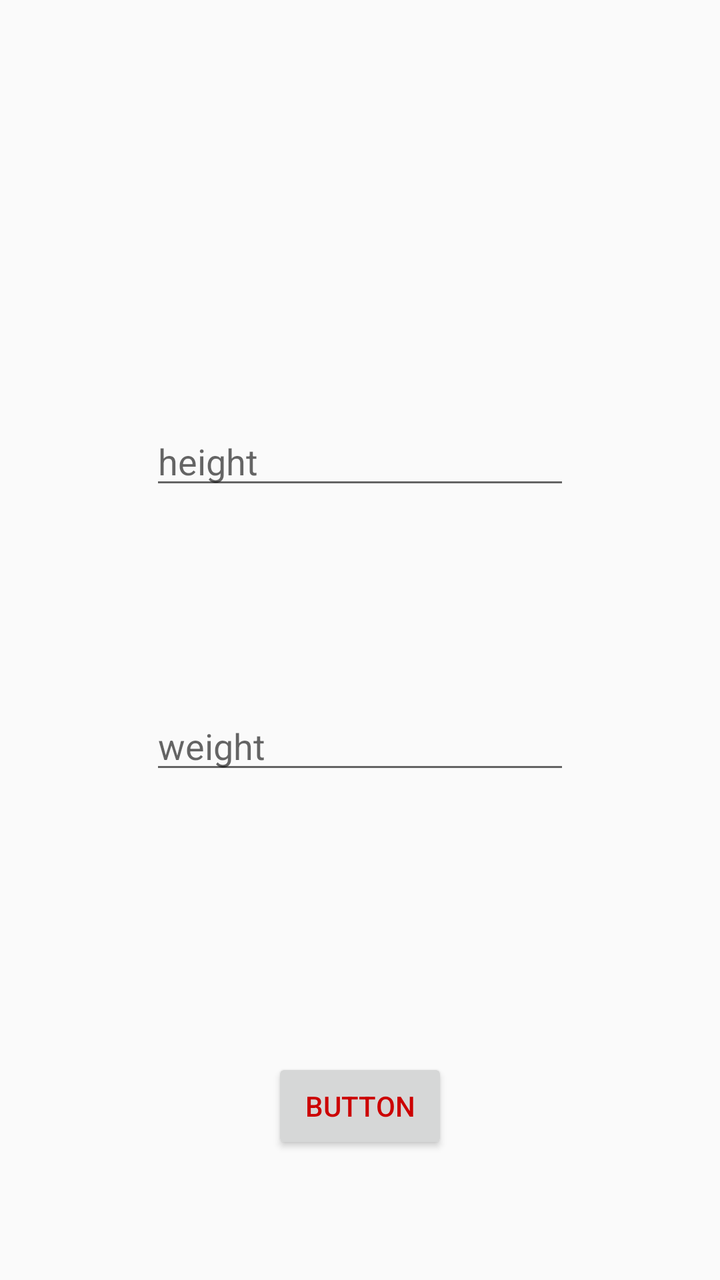
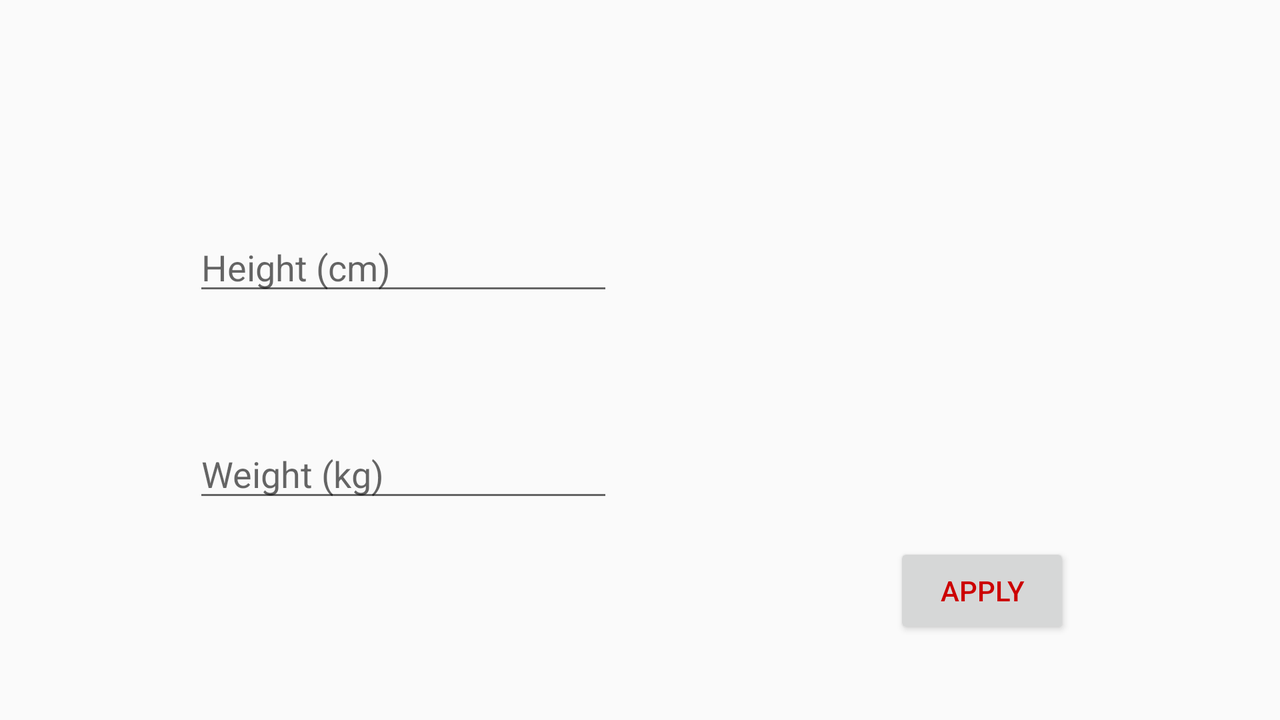

First picture: res/layout/ on a phone held upright. Second picture: the repository's own variant of that layout, on a device whose configuration matches the variant's folder. Source for both follows.
<!-- AndroidManifest.xml: application theme AppTheme -->
<!-- res/layout/activity_bmi.xml -->
<?xml version="1.0" encoding="utf-8"?>
<androidx.constraintlayout.widget.ConstraintLayout xmlns:android="http://schemas.android.com/apk/res/android"
    xmlns:app="http://schemas.android.com/apk/res-auto"
    xmlns:tools="http://schemas.android.com/tools"
    android:layout_width="match_parent"
    android:layout_height="match_parent"
    tools:context=".BmiActivity">

    <EditText
        android:id="@+id/heightId"
        android:layout_width="wrap_content"
        android:layout_height="wrap_content"
        android:ems="10"
        android:hint="height"
        android:inputType="number"
        app:layout_constraintBottom_toBottomOf="parent"
        app:layout_constraintEnd_toEndOf="parent"
        app:layout_constraintStart_toStartOf="parent"
        app:layout_constraintTop_toTopOf="parent"
        app:layout_constraintVertical_bias="0.348" />

    <EditText
        android:id="@+id/weightId"
        android:layout_width="wrap_content"
        android:layout_height="wrap_content"
        android:layout_marginTop="101dp"
        android:ems="10"
        android:hint="weight"
        android:inputType="number"
        app:layout_constraintBottom_toBottomOf="parent"
        app:layout_constraintEnd_toEndOf="parent"
        app:layout_constraintStart_toStartOf="parent"
        app:layout_constraintTop_toBottomOf="@+id/heightId"
        app:layout_constraintVertical_bias="0.0" />

    <TextView
        android:id="@+id/bmiShow"
        android:layout_width="wrap_content"
        android:layout_height="wrap_content"
        app:layout_constraintBottom_toTopOf="@+id/heightId"
        app:layout_constraintEnd_toEndOf="parent"
        app:layout_constraintHorizontal_bias="0.498"
        app:layout_constraintStart_toStartOf="parent"
        app:layout_constraintTop_toTopOf="parent"
        app:layout_constraintVertical_bias="0.722" />

    <Button
        android:id="@+id/bmiApplyButton"
        android:layout_width="wrap_content"
        android:layout_height="wrap_content"
        android:layout_marginTop="74dp"
        android:onClick="bmiButton"
        android:text="Button"
        app:layout_constraintBottom_toBottomOf="parent"
        app:layout_constraintEnd_toEndOf="parent"
        app:layout_constraintStart_toStartOf="parent"
        app:layout_constraintTop_toBottomOf="@+id/weightId" />

</androidx.constraintlayout.widget.ConstraintLayout>
<!-- resources referenced by this layout -->
<resources>
  <style name="AppTheme" parent="Theme.AppCompat.Light.NoActionBar">
          
          <item name="colorPrimary">@color/colorPrimary</item>
          <item name="colorPrimaryDark">@color/colorPrimaryDark</item>
          <item name="colorAccent">@color/colorAccent</item>
  
          <item name="android:textColorPrimary">@android:color/holo_red_dark</item>
  
      </style>
  <color name="colorPrimary">#6200EE</color>
  <color name="colorPrimaryDark">#3700B3</color>
  <color name="colorAccent">#03DAC5</color>
</resources>
<!-- res/layout-land/activity_bmi.xml (the repository's variant of the layout above) -->
<!-- drawn on the phone turned sideways -->
<?xml version="1.0" encoding="utf-8"?>
<androidx.constraintlayout.widget.ConstraintLayout xmlns:android="http://schemas.android.com/apk/res/android"
    xmlns:app="http://schemas.android.com/apk/res-auto"
    xmlns:tools="http://schemas.android.com/tools"
    android:layout_width="match_parent"
    android:layout_height="match_parent"
    tools:context=".BmiActivity">

    <EditText
        android:id="@+id/heightId"
        android:layout_width="wrap_content"
        android:layout_height="wrap_content"
        android:ems="10"
        android:hint="@string/height"
        android:inputType="number"
        app:layout_constraintBottom_toBottomOf="parent"
        app:layout_constraintEnd_toEndOf="parent"
        app:layout_constraintHorizontal_bias="0.225"
        app:layout_constraintStart_toStartOf="parent"
        app:layout_constraintTop_toTopOf="parent"
        app:layout_constraintVertical_bias="0.349" />

    <EditText
        android:id="@+id/weightId"
        android:layout_width="wrap_content"
        android:layout_height="wrap_content"
        android:ems="10"
        android:hint="@string/weight"
        android:inputType="number"
        app:layout_constraintBottom_toBottomOf="parent"
        app:layout_constraintEnd_toEndOf="parent"
        app:layout_constraintHorizontal_bias="0.225"
        app:layout_constraintStart_toStartOf="parent"
        app:layout_constraintTop_toBottomOf="@+id/heightId"
        app:layout_constraintVertical_bias="0.373" />

    <TextView
        android:id="@+id/bmiShow"
        android:layout_width="wrap_content"
        android:layout_height="wrap_content"
        app:layout_constraintBottom_toBottomOf="parent"
        app:layout_constraintEnd_toEndOf="parent"
        app:layout_constraintHorizontal_bias="0.679"
        app:layout_constraintStart_toStartOf="parent"
        app:layout_constraintTop_toTopOf="parent"
        app:layout_constraintVertical_bias="0.441" />

    <Button
        android:id="@+id/bmiApplyButton"
        android:layout_width="wrap_content"
        android:layout_height="wrap_content"
        android:onClick="bmiButton"
        android:text="@string/apply"
        app:layout_constraintBottom_toBottomOf="parent"
        app:layout_constraintEnd_toEndOf="parent"
        app:layout_constraintHorizontal_bias="0.81"
        app:layout_constraintStart_toStartOf="parent"
        app:layout_constraintTop_toBottomOf="@+id/bmiShow"
        app:layout_constraintVertical_bias="0.715" />

</androidx.constraintlayout.widget.ConstraintLayout>
<!-- resources referenced by the variant -->
<!-- as the phone turned sideways resolves them -->
<resources>
  <string name="apply">Apply</string>
  <string name="height">Height (cm)</string>
  <string name="weight">Weight (kg)</string>
  <style name="AppTheme" parent="Theme.AppCompat.Light.NoActionBar">
          
          <item name="colorPrimary">@color/colorPrimary</item>
          <item name="colorPrimaryDark">@color/colorPrimaryDark</item>
          <item name="colorAccent">@color/colorAccent</item>
  
          <item name="android:textColorPrimary">@android:color/holo_red_dark</item>
  
      </style>
  <color name="colorPrimary">#6200EE</color>
  <color name="colorPrimaryDark">#3700B3</color>
  <color name="colorAccent">#03DAC5</color>
</resources>
